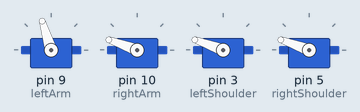
Recording of a sketch running on a simulated Arduino Uno, built with avr-gcc and run on an emulated ATmega328P. On the bench: 4 × servo.

Above: at 0.05 s.
At 4.0 s:
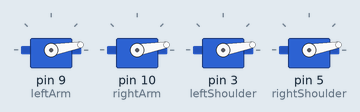
Timing chart, 0 to 5.2 s (numbered marks = the images above):
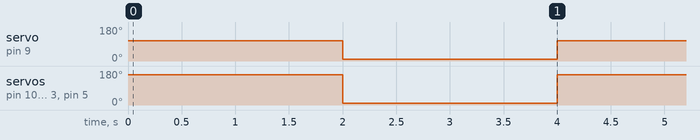

The sketch:

ServoTest.ino
```cpp
#include <Servo.h>

Servo leftArm;
Servo rightArm;
Servo leftShoulder;
Servo rightShoulder;

void setup() {
  leftArm.attach(9);
  rightArm.attach(10);
  leftShoulder.attach(3);
  rightShoulder.attach(5);
}

void loop() {
//for(int ii = 0; ii<180; ii++){
  leftArm.write(1650);
  rightArm.write(160);
  leftShoulder.write(160);
  rightShoulder.write(160);
  delay(2000);

//for(int ii = 180; ii>0; ii--){
  leftArm.write(10);
  rightArm.write(10);
  leftShoulder.write(10);
  rightShoulder.write(10);
  delay(2000);


}
```

Measured:
- by itself, servo on pin 9 (leftArm): alternates 107° for 2.0 s and 10° for 2.0 s
- by itself, servo on pin 10 (rightArm), servo on pin 3 (leftShoulder), servo on pin 5 (rightShoulder): alternates 160° for 2.0 s and 10° for 2.0 s
